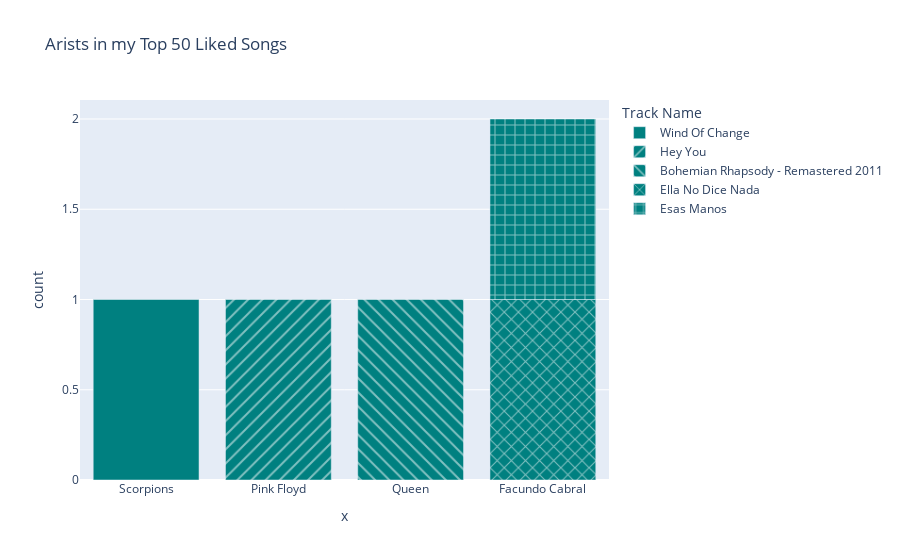

The cell this chart's notebook holds for it:
### Code cell
import plotly.express as px
fig = px.bar(df, x = artist, color_discrete_sequence=['teal'], title= 'Arists in my Top 50 Liked Songs',pattern_shape='Track Name')
display(fig)

### Figure 1 — Plotly figure (JSON) as saved in the notebook; plotly's stock layout.template omitted (floating-point values rounded to 4 significant figures)
{"data": [{"alignmentgroup": "True", "hovertemplate": "Track Name=Wind Of Change<br>x=%{x}<br>count=%{y}<extra></extra>", "legendgroup": "Wind Of Change", "marker": {"color": "teal", "pattern": {"shape": ""}}, "name": "Wind Of Change", "offsetgroup": "Wind Of Change", "orientation": "v", "showlegend": true, "textposition": "auto", "type": "bar", "x": ["Scorpions"], "xaxis": "x", "y": [1], "yaxis": "y"}, {"alignmentgroup": "True", "hovertemplate": "Track Name=Hey You<br>x=%{x}<br>count=%{y}<extra></extra>", "legendgroup": "Hey You", "marker": {"color": "teal", "pattern": {"shape": "/"}}, "name": "Hey You", "offsetgroup": "Hey You", "orientation": "v", "showlegend": true, "textposition": "auto", "type": "bar", "x": ["Pink Floyd"], "xaxis": "x", "y": [1], "yaxis": "y"}, {"alignmentgroup": "True", "hovertemplate": "Track Name=Bohemian Rhapsody - Remastered 2011<br>x=%{x}<br>count=%{y}<extra></extra>", "legendgroup": "Bohemian Rhapsody - Remastered 2011", "marker": {"color": "teal", "pattern": {"shape": "\\"}}, "name": "Bohemian Rhapsody - Remastered 2011", "offsetgroup": "Bohemian Rhapsody - Remastered 2011", "orientation": "v", "showlegend": true, "textposition": "auto", "type": "bar", "x": ["Queen"], "xaxis": "x", "y": [1], "yaxis": "y"}, {"alignmentgroup": "True", "hovertemplate": "Track Name=Ella No Dice Nada<br>x=%{x}<br>count=%{y}<extra></extra>", "legendgroup": "Ella No Dice Nada", "marker": {"color": "teal", "pattern": {"shape": "x"}}, "name": "Ella No Dice Nada", "offsetgroup": "Ella No Dice Nada", "orientation": "v", "showlegend": true, "textposition": "auto", "type": "bar", "x": ["Facundo Cabral"], "xaxis": "x", "y": [1], "yaxis": "y"}, {"alignmentgroup": "True", "hovertemplate": "Track Name=Esas Manos<br>x=%{x}<br>count=%{y}<extra></extra>", "legendgroup": "Esas Manos", "marker": {"color": "teal", "pattern": {"shape": "+"}}, "name": "Esas Manos", "offsetgroup": "Esas Manos", "orientation": "v", "showlegend": true, "textposition": "auto", "type": "bar", "x": ["Facundo Cabral"], "xaxis": "x", "y": [1], "yaxis": "y"}], "layout": {"barmode": "relative", "legend": {"title": {"text": "Track Name"}, "tracegroupgap": 0}, "title": {"text": "Arists in my Top 50 Liked Songs"}, "xaxis": {"anchor": "y", "domain": [0, 1], "title": {"text": "x"}}, "yaxis": {"anchor": "x", "domain": [0, 1], "title": {"text": "count"}}}}
